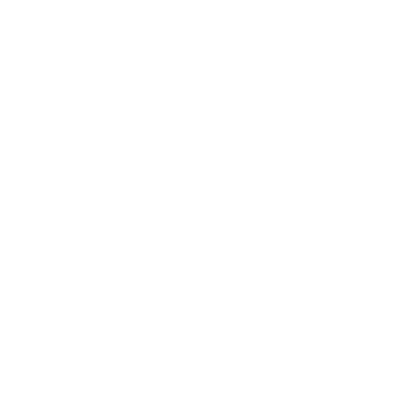
Frame 1 (no input)
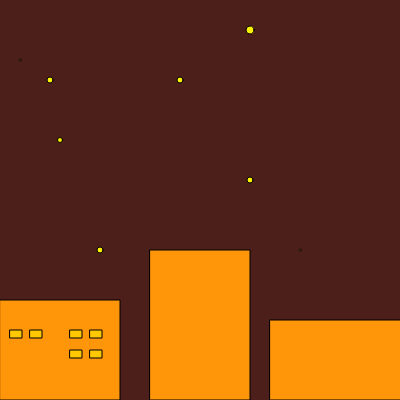
Frame 60 (no input)
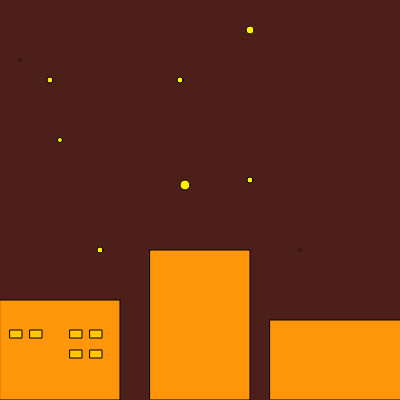
Frame 120 (the mouse pressed at the canvas centre since frame 60)

The p5.js sketch that drew these frames (run headless with seeded random() and noise() and a simulated clock; from frame 60 on, the mouse is pressed at the canvas centre):

// p5.js sketch
// ── sketch.js
var xPos = 3; 
var yPos = 2; 
var x2Pos = 4; 
var y2Pos = 4; 

function setup() {
    createCanvas(400, 400); 
}

function draw() {
    // 8: Estrella fugaz
    var xPos = 200;
    var yPos = 200;
    var x2Pos = 4;
    var y2Pos = 4;

    draw = function() {
    background(77, 31, 26);
    fill(255, 242, 0);
    ellipse(xPos, yPos, 10, 10);
    
    fill(255, 150, 10);
    rect(0,300,120,100);
    rect(150,250,100,150);
    rect(270,320,200,80);
    
    fill(255, 200, 0);

    rect(30,330,12,8);
    rect(10,330,12,8);
    rect(70,330,12,8);
    rect(90,330,12,8);
    rect(70,350,12,8);
    rect(90,350,12,8);
     xPos += 5;
     yPos += 5;
     
     if(xPos > 600) {
         xPos = 0;
         yPos = 0;
      }
     fill (255, 242, 0);
     ellipse(50, 80, 6, 6);
     ellipse(250, 30, 8, 8);
     ellipse(300, 250, 2, 2);
     ellipse(20, 60, 2, 2);
     ellipse(100, 250, 6, 6);
     ellipse(60, 140, 5, 5);
     ellipse(180, 80, 6, 6);
     ellipse(250, 180, 6, 6);
};
 
}
